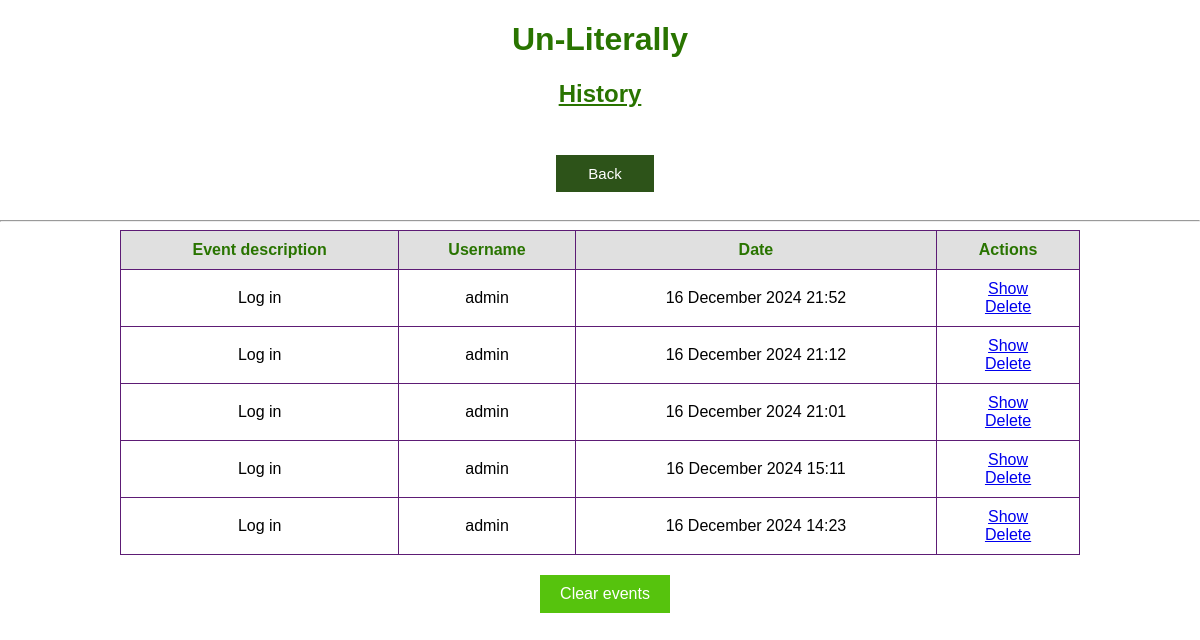
/history (signed in), run on an earlier commit of the app's database.
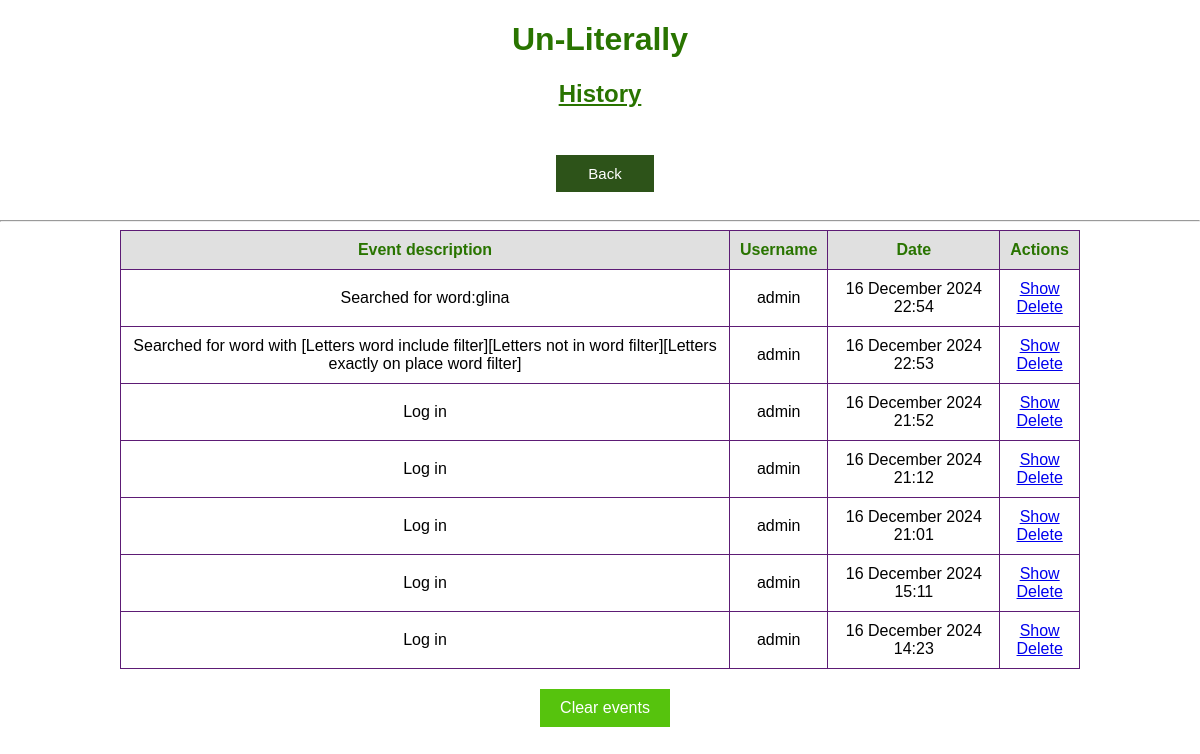
And on a later commit of the database.
### app.py (models this page shows)
class History(db.Model):
    id = db.Column(db.Integer, primary_key=True)
    date = db.Column(db.DateTime, default=datetime.utcnow)
    action = db.Column(db.String(5000), nullable=False)
    user = db.Column(db.String(50), nullable=False)

### app.py (the view)
@app.route('/history', methods=['GET'])
@login_required
def history():
    events = History.query.order_by(History.date.desc()).all()
    return render_template('history.html', events=events)

### app.py (called while the page is built)
@login_manager.user_loader
def load_user(user_id):
    return User.query.get(user_id)

### templates/history.html (shortened to what this page needs)
{% extends 'base.html' %}
{% block body %}
<div class="name">
    <h1 style="text-align: center; color: #297400; font-family: Arial; font-weight: bold;">Un-Literally</h1>
    <h2 style="text-align: center; color: #297400; text-decoration: underline; font-family: Arial; font-weight: bold;">History</h2>
</div>
<div>
    <div class="container_column">
        <button class="back_button" onclick="window.location='/menu'" style="margin-left: 10px;">Back</button>
    </div>
    <hr>
    <div class="container_row">
        {% if events|length < 1 %}
            <h4 style="text-align: center;">There is no history saved</h4>
        {% else %}
            <table>
                <tr>
                    <th>Event description</th>
                    <th>Username</th>
                    <th>Date</th>
                    <th>Actions</th>
                </tr>
                {% for event in events %}
                    <tr>
                        <td>{% if event.action|length > 150 %}
                            {{ event.action[:150] + ' ...' }}
                        {% else %}
                            {{ event.action }}
                        {% endif %}
                        </td>
                        <td>{{ event.user }}</td>
                        <td>{{ event.date.strftime("%d %B %Y %H:%M") }}</td>
                        <td>
                            <a href="/show/event_{{event.id}}">Show</a>
                            <br>
                            <a href="/delete/event_{{event.id}}">Delete</a>
                        </td>
                    </tr>
                {% endfor %}
            </table>
        {% endif %}
    </div>
</div>
<div class="container_column">
    <button class="accept_button" onclick="window.location='/delete/events'" style="margin-left: 10px;">Clear events</button>
</div>
{% endblock %}

### templates/base.html (shortened to what this page needs)
<!DOCTYPE html>
<html lang="en">
    <head>
        <link rel="stylesheet" href="{{ url_for('static', filename='css/main.css') }}">
    </head>
    <body>
        {% block body %}{% endblock %}
    </body>
</html>

### static/css/main.css (style rules this page uses)
body, html { margin: 0; font-family: sans-serif; background-color: #FFFFFF; }
.name { margin: 0 auto; width: 400px; }
table { border-collapse: collapse; width: 80%; margin: auto; border: 1px solid #5d1c75; }
th, td { padding: 10px; text-align: center; border: 1px solid #5d1c75; }
th { background-color: #e0e0e0; color: #297400; }
.back_button { background-color: #2d5319; border: none; color: white; padding: 10px 32px; text-align: center; text-decoration: none; display: inline-block; font-size: 15px; margin: 7px 0px 0px 0px; cursor: pointer; }
.container_column { display: flex; flex-direction: column; align-items: center; padding: 20px; margin: auto; max-width: 1000px; width: 90%; box-sizing: border-box; }
.container_row { display: flex; justify-content: center; align-items: center; width: 100%; margin: auto; }
button { padding: 10px 20px; font-size: 16px; border: none; cursor: pointer; transition: background-color 0.3s; }
button, input[type="submit"] { padding: 15px 40px; font-size: 18px; border: none; cursor: pointer; transition: background-color 0.3s; }
.accept_button, .back_button_v2 { padding: 10px 20px; font-size: 16px; border: none; cursor: pointer; transition: background-color 0.3s; }
.accept_button { background-color: #56c30d; color: white; }

What changed in the data, as far as the page shows it:
added History: action "Searched for word:glina", user "admin", date "16 December 2024 22:54"
added History: action "Searched for word with [Letters word include filter][Letters not in word filter][Letters exactly on place word filter]", user "admin", date "16 December 2024 22:53"
